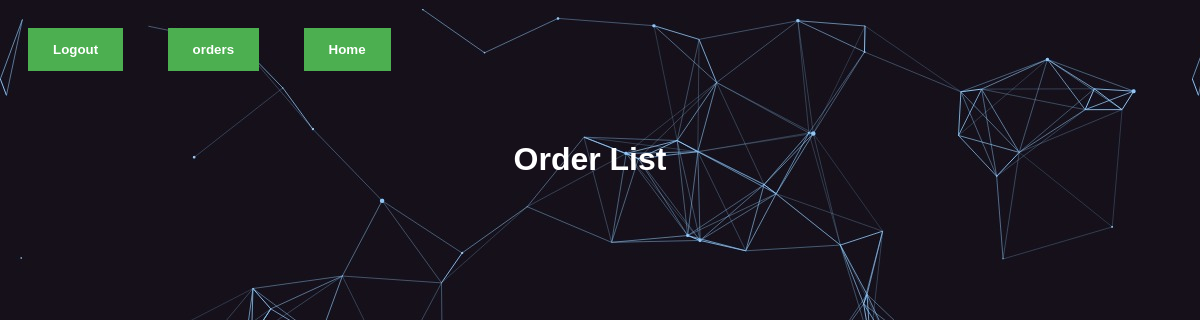
The app's page /orders/ (signed in), older data.
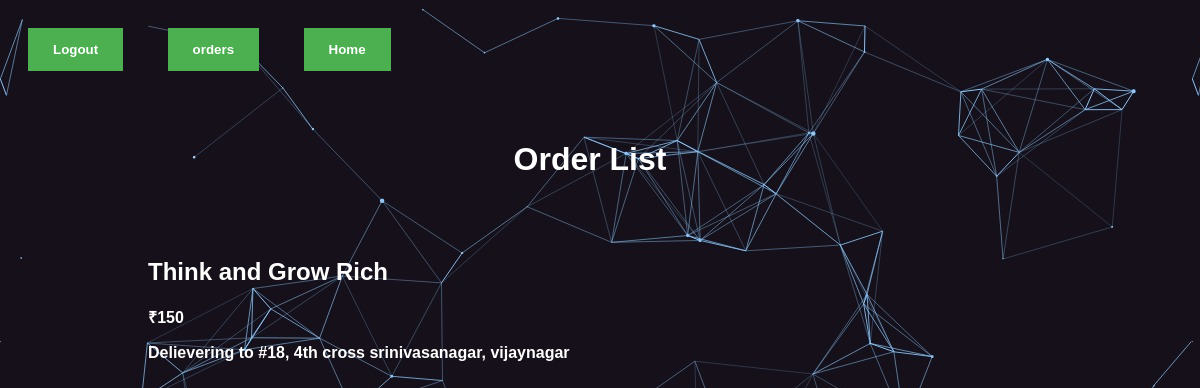
The same page, newer data.
### orders/models.py (models this page shows, shortened)
class Orders(models.Model):
    username = models.CharField(max_length = 100)
    productname = models.CharField(max_length = 100)
    cost = models.IntegerField()
    customer_address = models.CharField(max_length = 250)
    city = models.CharField(max_length = 50)
    pincode = models.IntegerField()
    phone = models.BigIntegerField()
    def getcost(self):
        return '₹' + str(self.cost)
    def getaddress(self):
        return "Delievering to " + self.customer_address

### orders/views.py (the view)
# urls.py: path('', views.order_details, name = 'order_details'),
@login_required(login_url = "/accounts/login/")
def order_details(request):
    if request.method == 'POST':
        product = Product.objects.get(id = request.POST.get('id'))
        if product.items_remaining >= 1:
            customer = Customer.objects.get(UserName = request.user)
            order = Orders( username = request.user,
                            productname = product.name,
                            cost = product.cost,
                            customer_address = customer.Address,
                            city = customer.City,
                            pincode = customer.Pincode,
                            phone = customer.Phone)
            order.save()
            product.items_remaining = product.items_remaining -1
            product.save()
            return redirect('home')
        else:
            return render(request, 'orders/out_of_stock.html')
    else:
        orders = Orders.objects.filter(username = request.user)
        return render(request, 'orders/order_list.html', {'orders': orders})

### orders/templates/orders/order_list.html
{% extends 'base_layout.html' %}
{% block content %}
    <h1>Order List</h1>
    <div class="orders">
        {% for order in orders %}
            <div class="order">
                <h2>{{ order.productname }}</h2>
                <p>{{ order.getcost }}</p>
                <p>{{ order.getaddress }}</p>
            </div>
        {% endfor %}
    </div>
{% endblock %}

Row changes from the older to the newer data that the page shows:
added Orders: productname "Think and Grow Rich", getcost "₹150", getaddress "Delievering to #18, 4th cross srinivasanagar, vijaynagar"
